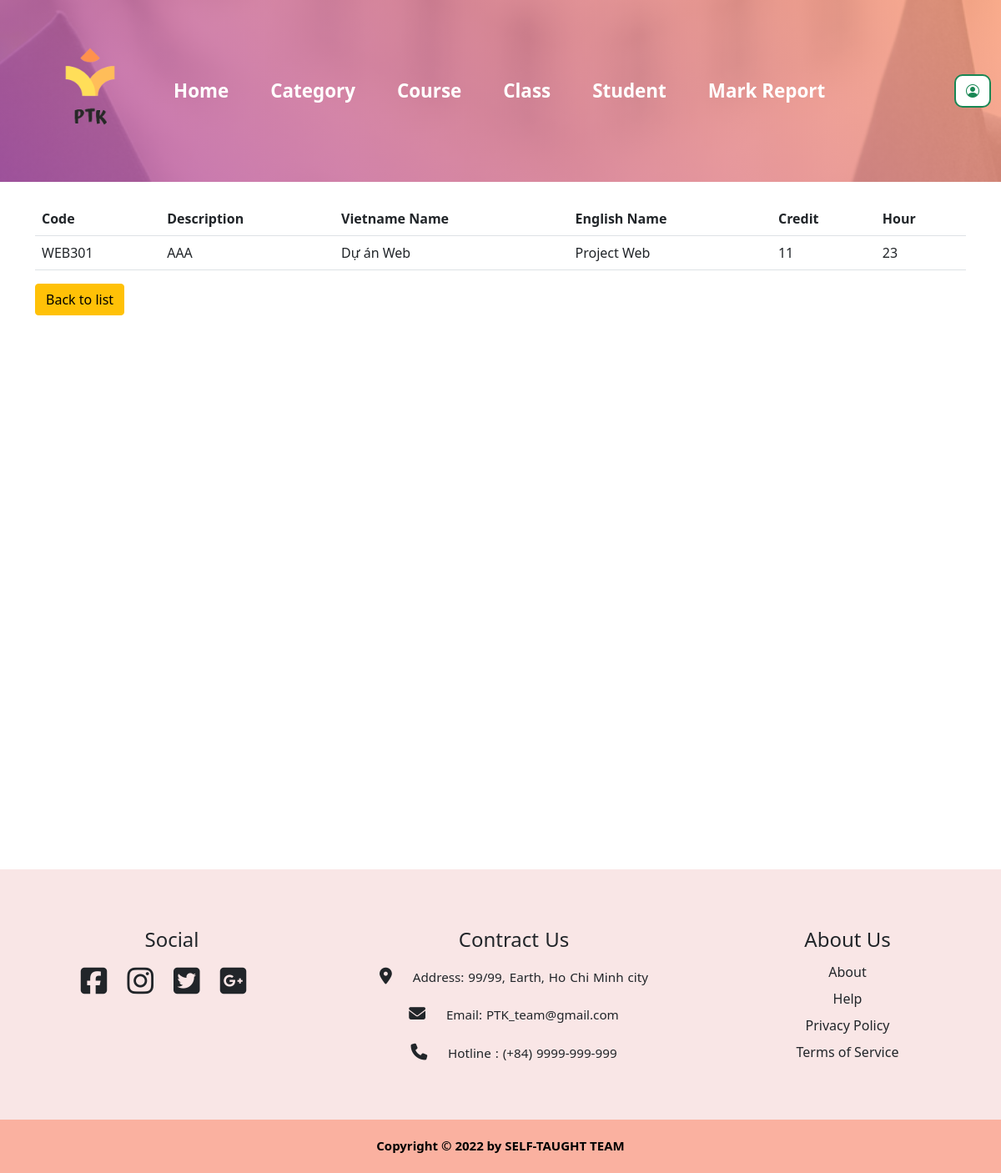
/course/2, run on the app's committed database.
### course/models.py (models this page shows, shortened)
class Course(models.Model):
    code = models.CharField(max_length=10)
    description = models.TextField()
    name_en = models.CharField(max_length=250)
    name_vi = models.CharField(max_length=250)
    credit = models.IntegerField()
    hour = models.IntegerField()
    category = models.ForeignKey(Category, on_delete=models.CASCADE)

### course/views.py (the view)
# urls.py: path("course/<int:id>", views.course_details),
def course_details(request, id):
    course = Course.objects.get(id=id)
    context = {
        "course": course,
    }
    return render(request, "course/course/course_details.html", context)

### course/templates/course/course/course_details.html
{% extends 'base.html' %}
{% load static %}
{% block content %}
<link rel="stylesheet" href="{% static 'css/style.css' %}">
<table class="table">
    <tr>
        <th>Code</th>
        <th>Description</th>
        <th>Vietname Name</th>
        <th>English Name</th>
        <th>Credit</th>
        <th>Hour</th>
    </tr>
    <tr>
        <td>{{course.code}}</td>
        <td>{{course.description}}</td>
        <td>{{course.name_vi}}</td>
        <td>{{course.name_en}}</td>
        <td>{{course.credit}}</td>
        <td>{{course.hour}}</td>
    </tr>
</table>
<a class="btn btn-warning" href="back_to_courselist">Back to list</a>
{% endblock content %}

### data on the page
Course: code "WEB301", description "AAA", name_vi "Dự án Web", name_en "Project Web", credit "11", hour "23"
